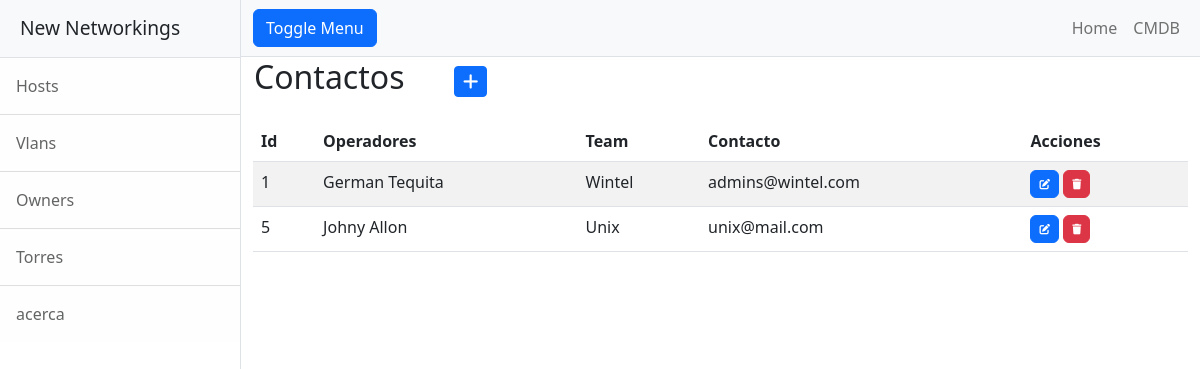
/torresops/, run on the app's committed database.
### entidades/models.py (models this page shows, shortened)
class TorresOps(models.Model):
    operadores = models.CharField(max_length=60)
    team = models.CharField(max_length=60)
    contacto = models.CharField(max_length=60)

### entidades/views.py (the view)
# urls.py: path('torresops/', TorresOpsList.as_view(), name="torresops"),
class TorresOpsList(ListView):
    model = TorresOps

### entidades/templates/entidades/torresops_list.html (shortened to what this page needs)
{% extends "entidades/index.html" %}
{% block titulo %}
 <table>
    <tr>
        <td width="200"><h2>Contactos</h2></td>
        <td>
            <a
            href="{% url 'torresopsCreate' %}"
            class="btn btn-primary btn-sm"
            >
            </a>
        </td>
    </tr>
</table>
{% endblock titulo %}
{% block contenido %}
<table class="table table-striped">
    <thead>
        <tr>
            <th>Id</th>
            <th>Operadores</th>
            <th>Team</th>
            <th>Contacto</th>
            <th>Acciones</th>
        </tr>
    </thead>
    <tbody>
    {% for e in torresops_list  %}
        <tr>
            <td>{{ e.id }}</td>
            <td>{{ e.operadores }}</td>
            <td>{{ e.team }}</td>
            <td>{{ e.contacto }}</td>
            <td>
                <a
                  href="{% url 'torresopsUpdate' e.id %}"
                  class="btn btn-primary"
                  style="--bs-btn-padding-y: .25rem; --bs-btn-padding-x: .5rem; --bs-btn-font-size: .75rem;"
                  >
                </a>
                <a
                  href="{% url 'torresopsDelete' e.id %}"
                  class="btn btn-danger"
                  style="--bs-btn-padding-y: .25rem; --bs-btn-padding-x: .5rem; --bs-btn-font-size: .75rem;"
                  >
                </a>
            </td>
        </tr>
    {% endfor %}
    </tbody>
</table>
{% endblock contenido %}

### data on the page
TorresOps: id "1", operadores "German Tequita", team "Wintel", contacto "admins@wintel.com"
TorresOps: id "5", operadores "Johny Allon", team "Unix", contacto "unix@mail.com"
